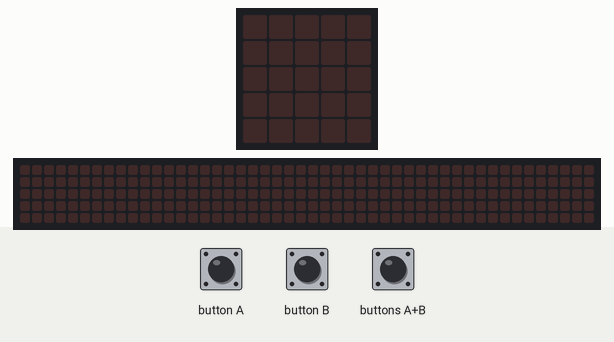
This program was run on a simulated BBC micro:bit (MakeCode). On the bench: the board's 5×5 LED display, a strip that is not on the board, showing the scrolling text unrolled. Inputs (shaded band) come from the test bench. The 48×5 strip is a reading aid, not a part: it shows the text the display is scrolling, unrolled, one strip-width of it at a time.

Above: at 1.2 s.
1.3 s: button B pressed for 0.15 s
At 3.93 s:
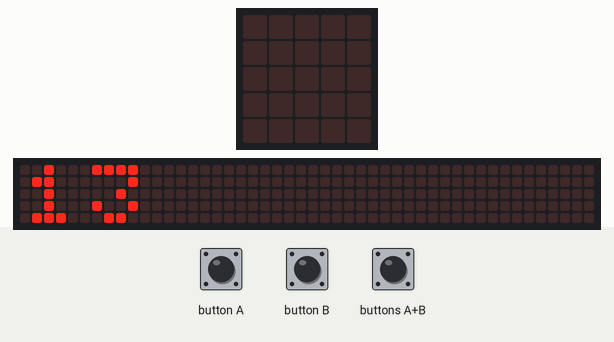
4.3 s: buttons A+B pressed for 0.15 s
At 5.0 s:
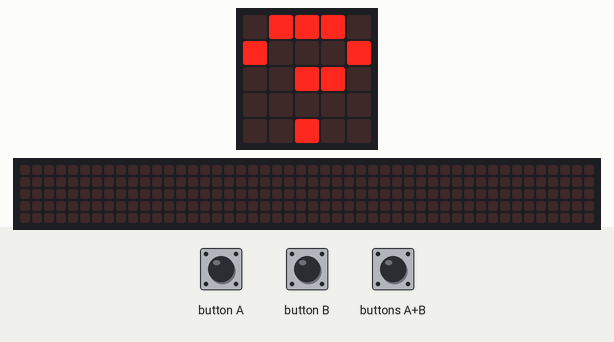
5.9 s: button B pressed for 0.15 s
At 6.12 s:
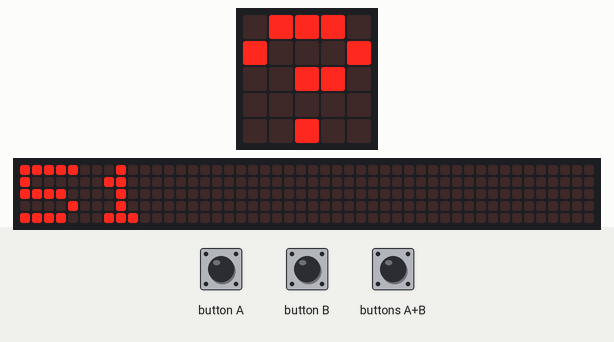
8.9 s: buttons A+B pressed for 1 s
At 10.9 s:
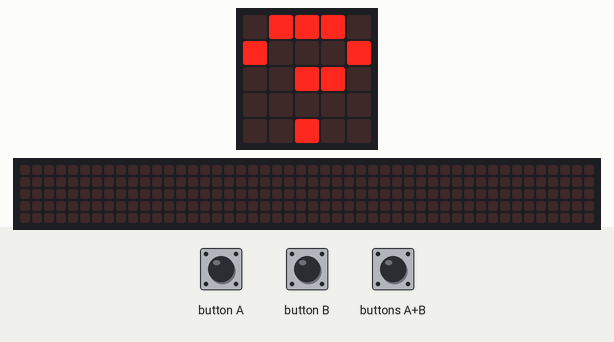
Timing chart, 0 to 12.4 s (numbered marks = the images above; inputs shaded):
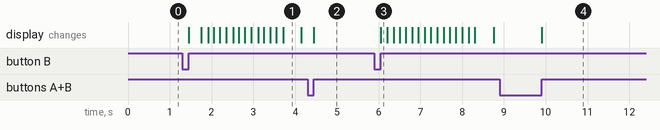

The program:

main.ts
```typescript
input.onButtonPressed(Button.A, function () {
    cronómetro = 0
})
input.onButtonPressed(Button.AB, function () {
    for (let index of registro) {
        basic.showNumber(registro[index])
    }
})
input.onButtonPressed(Button.B, function () {
    registro.push(cronómetro)
    basic.showNumber(cronómetro)
})
let cronómetro = 0
let registro: number[] = []
registro = []
cronómetro = 0
basic.forever(function () {
    cronómetro += 1
    basic.pause(100)
})
```

test.ts
```typescript
// aquí va el archivo "tests"; esto no se compilará cuando este paquete se utilice como una extensión.
```

Measured:
- after the input at 1.3 s, the display: changes after 0.15 s (image 1)
- after the input at 4.3 s, the display: changes after 0.15 s (image 2)
- after the input at 5.9 s, the display: changes after 0.15 s (image 3)
- after the input at 8.9 s, the display: changes after 1.0 s (image 4)
- what the display in image 1 shows lasts 0.5 s, from 3.7 s to 4.2 s
